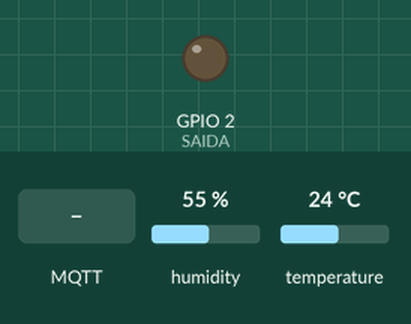
This program was run on a simulated ESP32. Shown: output pins drawn as LEDs (lit = HIGH). The test bench sets the inputs (shaded band); at power-on: humidity 55 %, temperature 24 °C. WiFi joins after 1.5 s; servers stay silent unless stated; random numbers use the default seed unless the program sets one; no MQTT or app messages arrive unless stated; what the program prints to the serial monitor is not drawn.

Above: at 3.7 s.
3.8 s: MQTT message "1" arrives on the first subscribed topic
At 4.8 s:
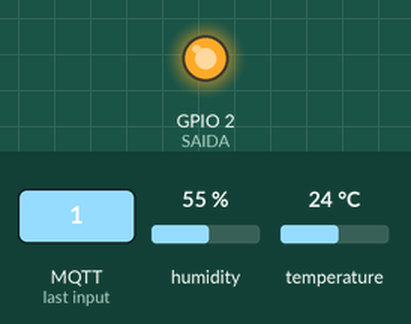
5.3 s: MQTT message "0" arrives on the first subscribed topic
At 5.9 s:
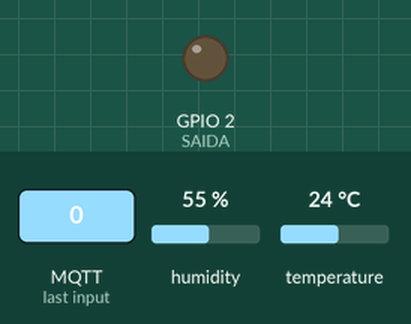
Timing chart, 0 to 8.3 s (numbered marks = the images above; inputs shaded):
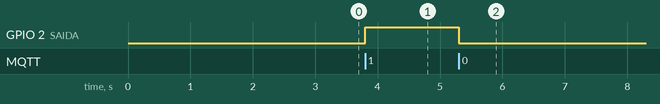

Measured:
- after the input at 3.8 s, GPIO 2 (SAIDA): LOW → HIGH at once
- after the input at 5.3 s, GPIO 2 (SAIDA): HIGH → LOW at once

The program:

main.cpp
```cpp
#include <DHT.h>
#include<WiFi.h>
#include <PubSubClient.h>

#define SAIDA 2

#define DHTPIN 5
#define DHTTYPE DHT11

char ssid[] = "nome_rede";
char pass[] = "senha_rede";

const char* server = "mqtt.thingspeak.com";
char mqttUserName[] = "********";
char mqttPass[] = "********";
long ChannelID = 1320249;
char writeAPIKey[] = "********";
char readAPIKey[] = "********";

WiFiClient esp32client;
PubSubClient mqttClient( esp32client );

float Umidade;
float Temperatura;

boolean EstadoSaida;
unsigned long lastConnectionTime = 0;
const unsigned long postingInterval = 15000;

void calcula_umidade();
void calcula_temperatura();
int mqttSubscriptionCallback(char* topic, byte* payload, unsigned int lenght);
void mqConnect();
int mqttSubscribe();
int mqttUnSubscribe();
void mqttPublish();
int connectWifi();
void getID(char clientID[], int idLength);

DHT dht(DHTPIN, DHTTYPE);

void setup() {
  Serial.begin(115200);
  Serial.println("Inicio");
  connectWifi();
  mqttClient.setServer( server, 1883 );
  mqttClient.setCallback( mqttSubscriptionCallback );

  pinMode(DHTPIN,INPUT);
  pinMode(SAIDA,OUTPUT);
  digitalWrite(SAIDA,LOW);

  dht.begin();
}

void loop() {
  if (WiFi.status() != WL_CONNECTED){
    connectWifi();
    }
  if (!mqttClient.connected()){
    mqConnect();
    if(mqttSubscribe()==1){
        Serial.println("Subscrito");
        }
    }

    mqttClient.loop();
        if (millis() - lastConnectionTime> postingInterval){
            mqttpublish();
          }
}

void mqttpublish(){
    calcula_umidade();
    calcula_temperatura();

    String data = String("field1=" + String(Umidade, DEC) + "&field2=" + String(Temperatura,DEC));
    int length = data.length();
    char msgBuffer[length];
    data.toCharArray(msgBuffer,length+1);
    Serial.println(msgBuffer);

    String topicString = "channels/" + String( ChannelID )+ "/publish/" + String(writeAPIKey);
    length=topicString.length();
    char topicBuffer[length];
    topicString.toCharArray(topicBuffer,length+1);

    mqttClient.publish( topicBuffer, msgBuffer );

    lastConnectionTime = millis();
  }

void mqConnect(){
    char clientID[ 9 ];

    while (!mqttClient.connected() ){
      getID(clientID,8);
      Serial.print("Testando conexão MQTT");
        if(mqttClient.connect( clientID, mqttUserName, mqttPass)){
          Serial.println("Conectado com o Cliente ID: " + String(clientID) + "Usuário" + String(mqttUserName)+ "Pwd" + String(mqttPass));
          }else{
            Serial.print("Falha");
            Serial.print(mqttClient.state());
            delay(5000);
          }
      }
  }

void getID(char clientID[], int idLength){
  static const char alphanum[]= "0123456789"
  "ABCDEFGHIJKLMNOPQRSTUVWXYZ"
  "abcdefghijklmnopqrstuvwxyz";

  for (int i = 0; i<idLength; i++) {
    clientID[i]= alphanum[random(51)];
    }
    clientID[idLength] = '\0';
  }

int mqttSubscribe(){
  String myTopic;

  myTopic= "channels/" + String(ChannelID) + "/subscribe/fields/field3/" + String(readAPIKey);
  Serial.println( "Subscrito de " +myTopic );
  Serial.println( "Estado= " + String( mqttClient.state() ) );
  char charBuf[myTopic.length()+1];
  myTopic.toCharArray(charBuf, myTopic.length()+1);

  return mqttClient.subscribe(charBuf);

}

int mqttUnSubscribe(){
  String myTopic;
  myTopic = "channels/"+String(ChannelID)+"/subscribe/fields/field4/"+String(readAPIKey);

  char charBuf[myTopic.length()+1];
  myTopic.toCharArray(charBuf, myTopic.length()+1);

  return mqttClient.subscribe(charBuf);
}


int connectWifi(){

  while(WiFi.status() != WL_CONNECTED){
    WiFi.begin(ssid,pass);
    delay(2500);
    Serial.println("Conectando ao WIFI");
    }
    Serial.println("Conectado");
  }

void calcula_umidade(){
  delay(2000);
  Umidade = dht.readHumidity();
}

void calcula_temperatura(){
  delay(2000);
  Temperatura = dht.readTemperature();
  if(isnan(Temperatura)){
    Serial.println("Falha na leitura do sensor.");
  }
}

int mqttSubscriptionCallback(char* topic, byte* payload, unsigned int mesLength){
  String msg;
    for(int i=0; i <mesLength; i++){
      char c = (char)payload[i];
      msg += c;
    }

    if(msg.equals("1")){
      digitalWrite(SAIDA,HIGH);
      EstadoSaida = 1;
}
    if(msg.equals("0")){
      digitalWrite(SAIDA,LOW);
      EstadoSaida = 0;
}
}  
```
